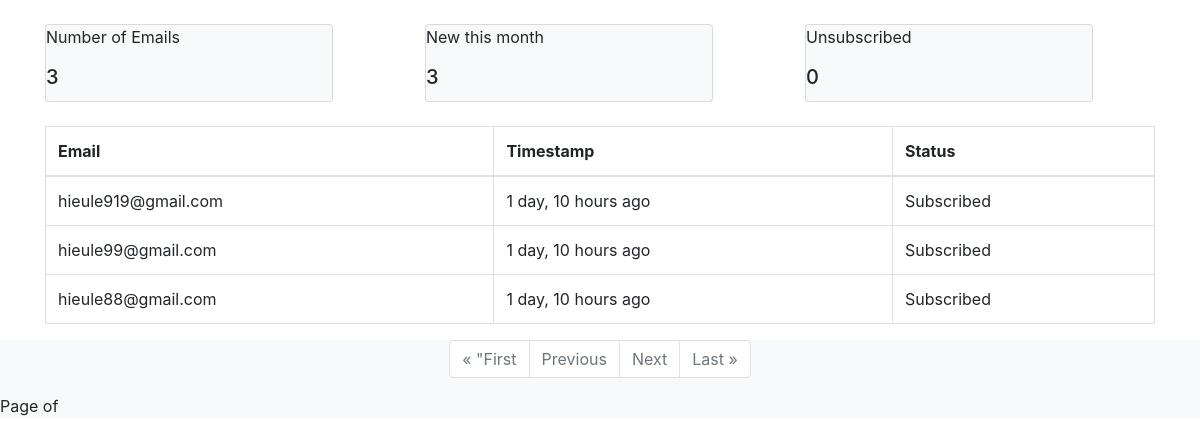
Before: / with the older database file.
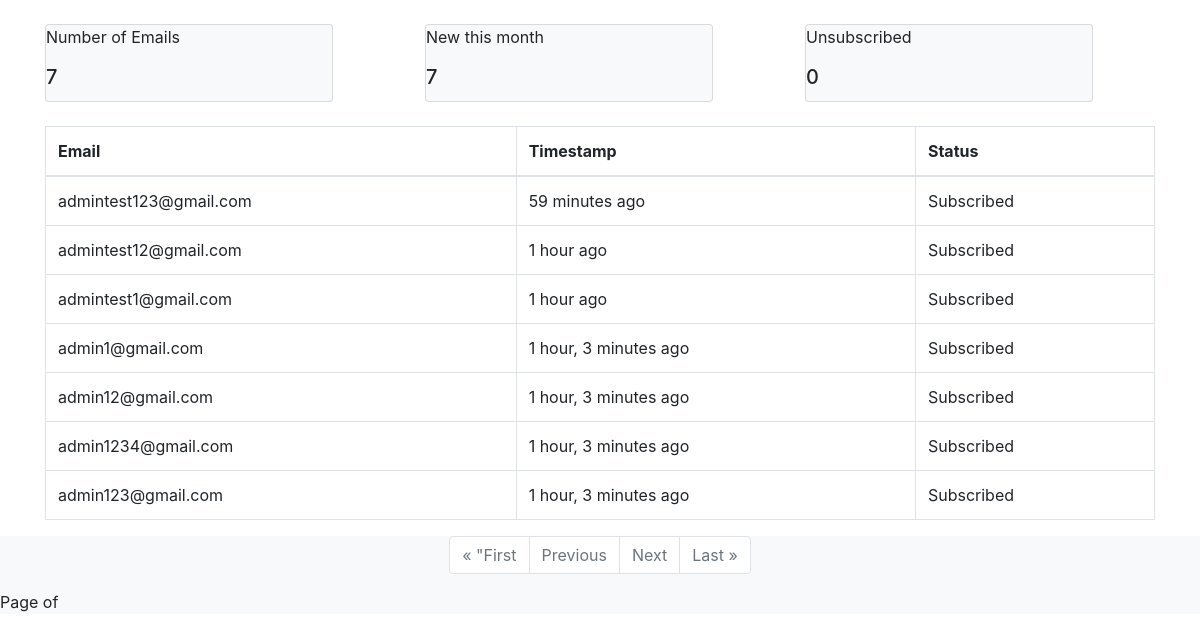
After: the same page with the newer database file.
### unity/models.py (models this page shows, shortened)
class CustomerEmail(models.Model):
    shop_owner = models.ForeignKey(ShopOwner, on_delete=models.CASCADE)
    email = models.EmailField(max_length=256)
    status = models.BooleanField(default=True, blank=True, null=True)
    created_date = models.DateTimeField(auto_now=True, null=False, blank=False)

### unity/views.py (the view)
# urls.py: path('', views.index)
def index(request):
    emails = CustomerEmail.objects.order_by("-created_date").all()
    count_new_this_month = emails.filter(created_date__month=datetime.date.today().month, created_date__year=datetime.date.today().year).count()
    count_unsubscribed = emails.filter(status=False).count()
    paginator = Paginator(emails, 10)
    page_number = request.GET.get('page')
    page_paginated = paginator.get_page(page_number)
    context = {
        "page_paginated": page_paginated,
        "total_emails": len(emails),
        "amount_new_this_month": count_new_this_month,
        "amount_unsubscribed": count_unsubscribed,
    }
    return render(request, "unity/index.html", context=context)

### unity/templates/unity/index.html (shortened to what this page needs)
{% load static %}
<!DOCTYPE html>
<html lang="en">
<head>
</head>
<body>
    <br>
    <div class="container">
        <div class="row">
            <div class=" col-sm ">
                <div class="card bg-light" style="width: 18rem;">
                    <p class="card-text">Number of Emails</p>
                    <h5 class="card-title">{{total_emails}}</h5>
                </div>
            </div>
            <div class="col-sm">
                <div class="card bg-light" style="width: 18rem; ">
                    <p class="card-text">New this month</p>
                    <h5 class="card-title">{{amount_new_this_month}}</h5>
                </div>
            </div><div class="col-sm">
                <div class="card bg-light" style="width: 18rem;">
                    <p class="card-text">Unsubscribed</p>
                    <h5 class="card-title">{{amount_unsubscribed}}</h5>
                </div>
            </div>
        </div>
    </div>
    <br>
    <div class="container">
        <table class="table table-bordered border-primary">
            <thead>
              <tr>
                <th scope="col">Email</th>
                <th scope="col">Timestamp</th>
                <th scope="col">Status</th>
              </tr>
            </thead>
            <tbody>
                {% for email in page_paginated.object_list %}
                    <tr>
                        <td>{{email.email}}</td>
                        <td>{{email.created_date|timesince}} ago</td>
                        {% if email.status %}
                        <td>Subscribed</td>
                        {% else %}
                        <td>Unsubscribed</td>
                        {% endif %}
                    </tr>
                {% endfor %}
            </tbody>
          </table>
      </div>
      {% include "unity/paginator.html"%}
    <link rel="stylesheet" href="https://stackpath.bootstrapcdn.com/bootstrap/4.4.1/css/bootstrap.min.css">
</body>
</html>

### unity/templates/unity/paginator.html
<nav class="page-nav bg-light" aria-label="Page navigation">
    <ul class="pagination justify-content-center">
        {% if page_obj.has_previous %}
            <li class="page-item">
                <a class="page-link" href="?page=1">&laquo; First</a>
            </li>
            <li class="page-item">
                <a class="page-link" href="?page={{ page_obj.previous_page_number }}">Previous</a>
            </li>
        {% else %}
            <li class="page-item disabled">
                <a class="page-link" href="?page=1">&laquo; "First</a>
            </li>
            <li class="page-item disabled">
                <a class="page-link" href="?page=1">Previous</a>
            </li>
        {% endif %}
        {% if page_obj.has_next %}
            <li class="page-item ">
                <a class="page-link" href="?page={{ page_obj.next_page_number }}">Next</a>
            </li>
            <li class="page-item">
                <a class="page-link" href="?page={{ page_obj.paginator.num_pages }}">Last &raquo;</a>
            </li>
        {% else %}
            <li class="page-item disabled">
                <a class="page-link" href="?page={{ page_obj.paginator.num_pages }}">Next</a>
            </li>
            <li class="page-item disabled">
                <a class="page-link" href="?page={{ page_obj.paginator.num_pages }}">Last &raquo;</a>
            </li>
        {% endif %}
    </ul>
    <div class="current-page">
        Page {{ page_obj.number }} of {{ page_obj.paginator.num_pages }}
    </div>
</nav>

Changed rows visible on the page:
added CustomerEmail: email "admintest123@gmail.com", created_date "59 minutes", status "Subscribed"
added CustomerEmail: email "admintest12@gmail.com", created_date "1 hour", status "Subscribed"
added CustomerEmail: email "admintest1@gmail.com", created_date "1 hour", status "Subscribed"
added CustomerEmail: email "admin1@gmail.com", created_date "1 hour, 3 minutes", status "Subscribed"
changed CustomerEmail: email "hieule919@gmail.com" → "admin12@gmail.com"; created_date "1 day, 10 hours" → "1 hour, 3 minutes"
changed CustomerEmail: email "hieule99@gmail.com" → "admin1234@gmail.com"; created_date "1 day, 10 hours" → "1 hour, 3 minutes"
changed CustomerEmail: email "hieule88@gmail.com" → "admin123@gmail.com"; created_date "1 day, 10 hours" → "1 hour, 3 minutes"
Other visible differences:
{{ total_emails }}: "3" → "7"
{{ amount_new_this_month }}: "3" → "7"
